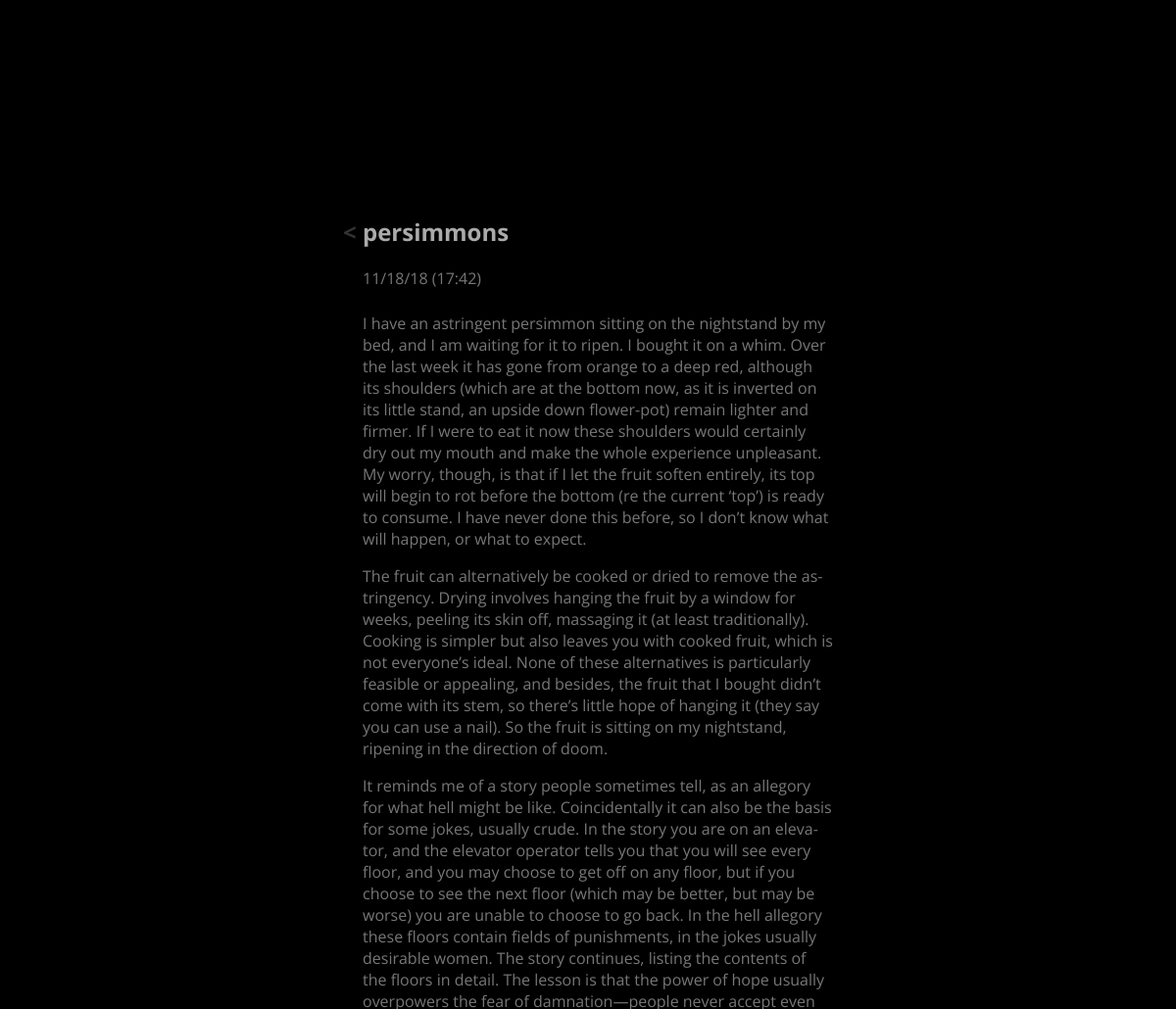
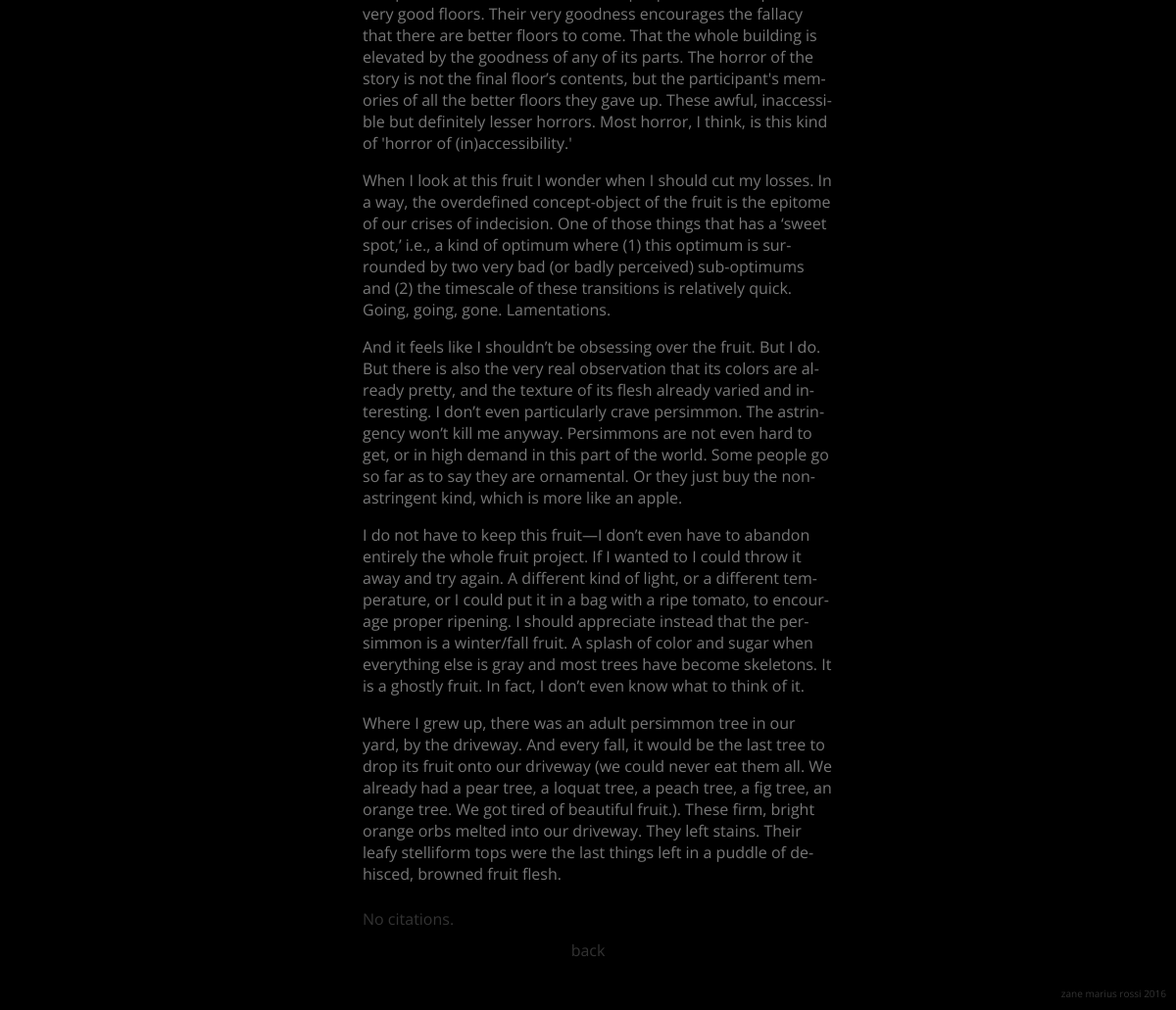
The page /status/29/ on the database its author committed (2 pictures, top to bottom).
### status/models.py (models this page shows, shortened)
class StatusObject(models.Model):
	status_title = models.CharField(max_length=200, default="update")
	description  = models.CharField(max_length=500, default="no description")
	status_text  = models.TextField(max_length=5000, default="There is no text.")
	pub_date     = models.DateTimeField('date published', default=timezone.now)
	cited_works  = models.ManyToManyField('library.LibraryObject', blank=True)

### status/views.py (the view)
# urls.py: path("<int:status_id>/", views.individual, name="individual"),
def individual(request, status_id):
	status = get_object_or_404(StatusObject, pk=status_id)
	cited_works = status.cited_works.all()
	return render(request, 'status/individual_status.html', {'status' : status, 'cited_works' : cited_works})

### status/templates/status/individual_status.html (shortened to what this page needs)
{% extends 'base/base.html' %}
{% block content %}
	<div class="heading">
	</div>
	{% if status %}
		<div class="sub-heading">
			<h2>
				<a href="{% url 'status:index' %}">< </a>{{ status.status_title }}
			</h2>
		</div>
		<div class="info">
			<div class="info_date">
				{{ status.pub_date|date:"m/d/y (H:i)" }}
			</div>
			<div class="info_text">
				{{ status.status_text|safe }}
			</div>
		</div>
	{% else %}
		<div class="info">
			<p>No status is available.</p>
		</div>
	{% endif %}
	<div class="citations">
	{% if cited_works %}
		{% for elem in cited_works %}
			<span class="info_text">
				<a href="{% url 'library:individual' elem.pk %}">{{ elem.title }} – {{ elem.author }}</a>
			</span>
			<br>
		{% endfor %}
	{% else %}
		<span class="info_text">
			No citations.
		</span>
	{% endif %}
	</div>
	<div class="nav">
		<a href="{% url 'status:index' %}">back</a>
	</div>
	<div class="footer">
		zane marius rossi 2016
	</div>
{% endblock %}

### base/static/base/css/main.css (style rules this page uses)
html, body { background-color: black; color: #AAA; font-family: 'Open Sans', sans-serif; overflow: hidden; }
a { color: #333; text-decoration: none; }
span { color: #333; }
.heading { color:#AAA; padding-top: 200px; width: 500px; display: block; margin: auto; }
.sub-heading { color:#AAA; display: block; margin: auto; width: 500px; }
.info { color: #777; margin: auto; width: 480px; text-align: left; -webkit-hyphens: auto; -moz-hyphens: auto; hyphens: auto; padding-left: 20px; }
.nav { padding-top: 10px; padding-bottom: 50px; margin: auto; text-align: center; }
.footer { position: fixed; bottom: 10px; right: 10px; font-size: 10px; color: #333; }
.citations { padding-left: 20px; }
.info_text { padding-bottom: 0.5em; }
.info_date { padding-bottom: 0.5em; }

### base/static/base/css/mobile.css (style rules this page uses)
html, body { background-color: black; color: #AAA; font-family: 'Open Sans', sans-serif; overflow: hidden; }
a { color: #333; text-decoration: none; }
span { color: #333; }
.heading { color:#AAA; padding-top: 100px; width: 100%; display: block; margin: auto; }
.sub-heading { color:#AAA; display: block; margin: auto; width: 100%; }
.info { color: #777; margin: auto; width: 100%; text-align: left; -webkit-hyphens: auto; -moz-hyphens: auto; hyphens: auto; }
.nav { padding-top: 10px; padding-bottom: 50px; margin: auto; text-align: center; }
.footer { display: none; }
.info_text { padding-bottom: 0.5em; }
.info_date { padding-bottom: 0.5em; }

### rows shown on the page
StatusObject: status_title "persimmons", pub_date "11/18/18 (17:42)", status_text "I have an astringent persimmon sitting on the nightstand by my bed, and I am waiting for it to ripen. I bought it on a whim. Over the last week it has gone from orange to a deep red, although its shoulders (which are at the bottom now, as it is inverted on its little stand, an upside down flower-pot) remain lighter and firmer. If I were to eat it now these shoulders would certainly dry out my mouth and make the whole experience unpleasant. My worry, though, is that if I let the fruit soften entirely, its top will begin to rot before the bottom (re the current ‘top’) is ready to consume. I have never done this before, so I don’t know what will happen, or what to expect. The fruit can…"
